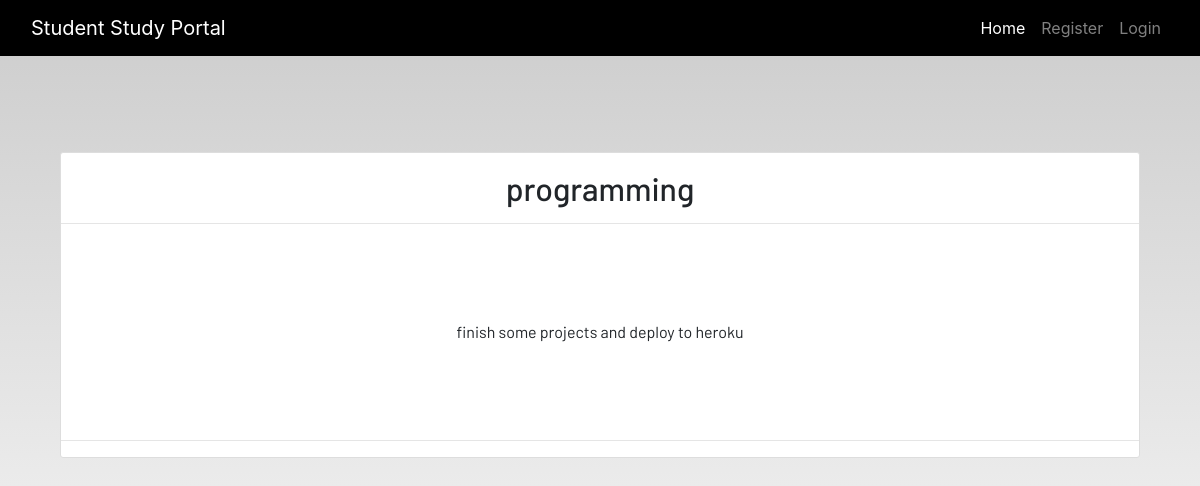
Page /notes_detail/2/ on the committed database.
### dashboard/models.py (models this page shows, shortened)
class Notes(models.Model):
    user = models.ForeignKey(User, on_delete=models.CASCADE)
    title = models.CharField(max_length=200)
    description = models.TextField()
    class Meta:
        verbose_name = 'notes'
        verbose_name_plural = 'notes'

### dashboard/views.py (the view)
# urls.py: path('notes_detail/<int:pk>/', views.NotesDetailView.as_view(), name='notes-detail'),
class NotesDetailView(generic.DetailView):
    model = Notes
    template_name = 'notes_detail.html'

### templates/notes_detail.html
{% extends 'base.html' %}
{% load static %}
{% block content %}
<section class='text-center container'>
    <div class="container">
        <div class="content-section p-0 mt-5">
            <div class="m-3">
                <h2>{{ notes.title }}</h2>
            </div>
            <hr class="p-0 m-0">
            <p class="description m-5 p-5">
                {{ notes.description }}
            </p>
            <hr>
        </div>
    </div>
</section>
{% endblock content %}

### static/css/main.css (style rules this page uses)
html { scroll-behavior: smooth; height: 100%; width: 100%; }
html, body { max-width: 100%; overflow-x: hidden; height: 100%; width: 100%; }
body { background: linear-gradient(rgba(0, 0, 0, 0.2), rgba(255, 255, 255, 0.5)); overflow-x: hidden; background-repeat: no-repeat; }
.content-section { background: #ffffff; padding: 10px 20px; border: 1px solid #dddddd; border-radius: 3px; margin-bottom: 20px; }

### rows in the picture
Notes: title "programming", description "finish some projects and deploy to heroku"
